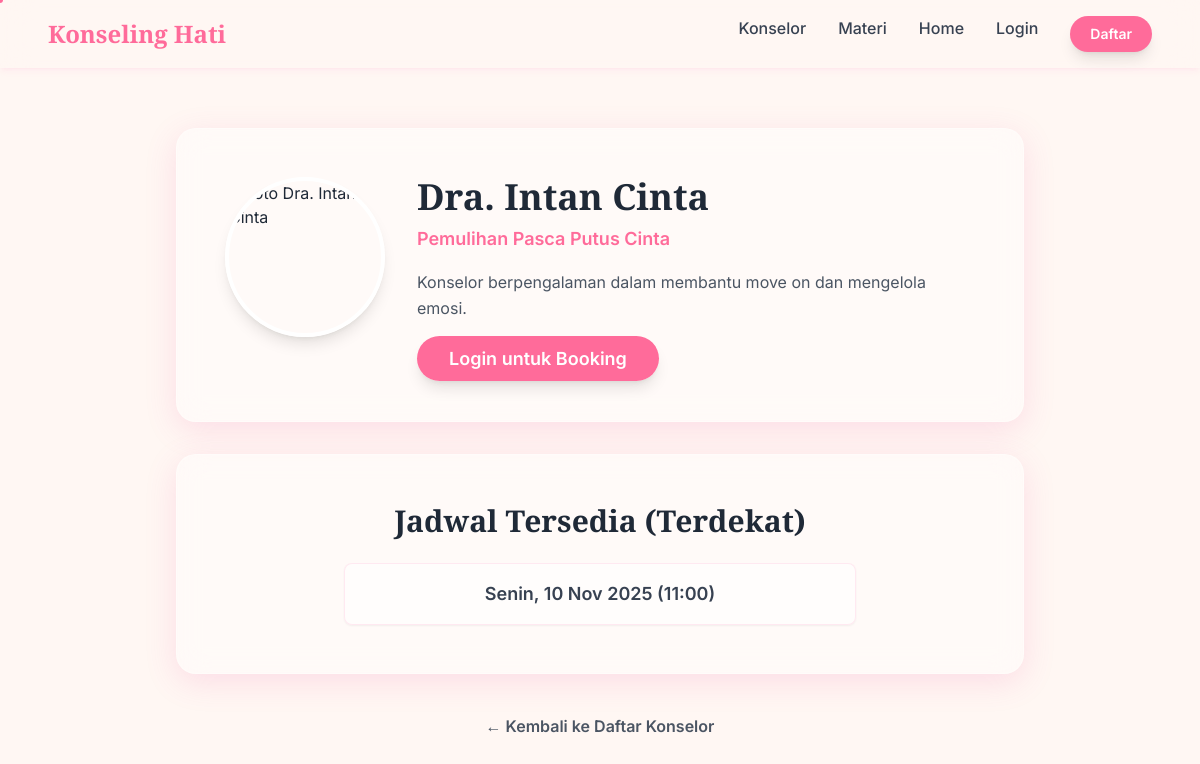
Page /counselor_profile.php?id=1 on the committed database.
### tables this page shows
CREATE TABLE konselor (
  id_konselor INT AUTO_INCREMENT PRIMARY KEY,
  nama_lengkap VARCHAR(150) NOT NULL,
  email VARCHAR(150) NOT NULL UNIQUE,
  password VARCHAR(255) NOT NULL,
  spesialisasi VARCHAR(150),
  biografi_singkat TEXT,
  foto_profil VARCHAR(255),
  status ENUM('Menunggu Verifikasi','Aktif','Non-Aktif') DEFAULT 'Menunggu Verifikasi',
  created_at DATETIME DEFAULT CURRENT_TIMESTAMP
);

CREATE TABLE jadwal_tersedia (
  id_jadwal INT AUTO_INCREMENT PRIMARY KEY,
  id_konselor INT NOT NULL,
  waktu_mulai DATETIME NOT NULL,
  waktu_selesai DATETIME NOT NULL,
  status_ketersediaan ENUM('Tersedia','Dipesan') DEFAULT 'Tersedia',
  FOREIGN KEY (id_konselor) REFERENCES konselor(id_konselor) ON DELETE CASCADE
);

### public/counselor_profile.php (the view, shortened to what this page needs)
<?php
$base_path_for_links = './';
include_once '../config/db_config.php';
include_once '../templates/header.php';
$konselor_id = isset($_GET['id']) ? intval($_GET['id']) : 0;
$sql_konselor = "SELECT * FROM konselor WHERE id_konselor = ? AND status = 'Aktif'";
$stmt_konselor = $conn->prepare($sql_konselor);
$stmt_konselor->bind_param("i", $konselor_id);
$stmt_konselor->execute();
$result_konselor = $stmt_konselor->get_result();
$konselor = $result_konselor->fetch_assoc();
$sql_jadwal = "SELECT * FROM jadwal_tersedia
               WHERE id_konselor = ? AND status_ketersediaan = 'Tersedia' AND waktu_mulai > NOW()
               ORDER BY waktu_mulai ASC
               LIMIT 10";
$stmt_jadwal = $conn->prepare($sql_jadwal);
$stmt_jadwal->bind_param("i", $konselor_id);
$stmt_jadwal->execute();
$result_jadwal = $stmt_jadwal->get_result();
if (!function_exists('format_jadwal_indo')) {
    function format_jadwal_indo($datetime_str) {
        try {
             $waktu = new DateTime($datetime_str);
             if (class_exists('IntlDateFormatter')) {
                 $fmt = new IntlDateFormatter(
                     'id_ID', IntlDateFormatter::NONE, IntlDateFormatter::NONE,
                     'Asia/Jakarta', IntlDateFormatter::GREGORIAN,
                     'eeee, dd MMM yyyy (HH:mm)'
                 );
                 return $fmt->format($waktu);
             } else {
                 return $waktu->format('D, d M Y (H:i)');
             }
        } catch (Exception $e) {
            return 'Invalid date';
        }
    }
}
?>
<section id="counselor-profile" class="py-24 pt-32 bg-pastel-cream min-h-screen">
    <div class="container mx-auto max-w-4xl px-6">
        <div class="card-glass p-8 md:p-12 shadow-soft-pink scroll-reveal mb-8">
            <div class="flex flex-col md:flex-row items-center md:items-start gap-8">
                <div class="flex-shrink-0">
                    <img src="<?php echo $base_path_for_links; ?><?php echo !empty($konselor['foto_profil']) ? htmlspecialchars($konselor['foto_profil']) : 'assets/images/default_avatar.png'; ?>"
                         alt="Foto <?php echo htmlspecialchars($konselor['nama_lengkap']); ?>"
                         onerror="this.onerror=null; this.src='<?php echo $base_path_for_links; ?>assets/images/default_avatar.png';"
                         class="w-40 h-40 rounded-full object-cover border-4 border-white shadow-lg">
                </div>
                <div class="flex-grow text-center md:text-left">
                    <h1 class="font-playfair text-4xl font-bold text-gray-800 mb-2 text-gradient-love">
                        <?php echo htmlspecialchars($konselor['nama_lengkap']); ?>
                    </h1>
                    <p class="font-semibold text-rose-accent text-lg mb-4">
                        <?php echo htmlspecialchars($konselor['spesialisasi'] ?? 'Spesialisasi belum ditentukan'); ?>
                    </p>
                    <p class="text-gray-600 leading-relaxed mb-6">
                        <?php echo nl2br(htmlspecialchars($konselor['biografi_singkat'] ?? 'Biografi belum tersedia.')); ?>
                    </p>
                    <?php
                    $user_type = $_SESSION['user_type'] ?? null;
                    if ($user_type == 'klien'):
                    ?>
                        <a href="<?php echo $base_path_for_links; ?>booking/booking_form.php?id_konselor=<?php echo $konselor['id_konselor']; ?>"
                           class="btn-glow bg-rose-accent text-white font-semibold py-3 px-8 rounded-full text-lg shadow-lg transition-transform duration-300 hover:scale-105">
                            Booking Sesi Sekarang
                        </a>
                    <?php elseif ($user_type == null):  ?>
                        <a href="<?php echo $base_path_for_links; ?>login.php?redirect=<?php echo urlencode('counselor_profile.php?id='.$konselor['id_konselor']); ?>"
                           class="btn-glow bg-rose-accent text-white font-semibold py-3 px-8 rounded-full text-lg shadow-lg transition-transform duration-300 hover:scale-105">
                            Login untuk Booking
                        </a>
                    <?php else:  ?>
                        <p class="text-gray-500 italic">(Anda tidak dapat booking sebagai <?php echo htmlspecialchars($user_type); ?>)</p>
                    <?php endif; ?>
                </div>
            </div>
        </div>
        <div class="card-glass p-8 md:p-12 shadow-soft-pink scroll-reveal">
            <h2 class="font-playfair text-3xl font-bold text-gray-800 mb-6 text-center">
                Jadwal Tersedia (Terdekat)
            </h2>
            <?php if ($result_jadwal && $result_jadwal->num_rows > 0): ?>
                <ul class="space-y-4 max-w-lg mx-auto">
                    <?php while($jadwal = $result_jadwal->fetch_assoc()): ?>
                        <li class="bg-white/60 p-4 rounded-lg shadow-sm border border-blush-pink/50 text-center">
                            <span class="font-semibold text-gray-700 text-lg">
                                <?php echo format_jadwal_indo($jadwal['waktu_mulai']); ?>
                            </span>
                        </li>
                    <?php endwhile; ?>
                </ul>
            <?php else: ?>
                <p class="text-center text-gray-600 text-lg">
                    Saat ini konselor belum memiliki jadwal yang tersedia.
                </p>
            <?php endif; ?>
        </div>
         <p class="text-center text-gray-600 mt-10">
            <a href="<?php echo $base_path_for_links; ?>counselors.php" class="hover:text-rose-accent hover:underline font-semibold">
                &larr; Kembali ke Daftar Konselor
            </a>
        </p>
    </div>
</section>
<?php
include_once '../templates/footer.php';
?>

### assets/css/style.css (style rules this page uses)
body { font-family: 'inter', sans-serif; background-color: #FFF7F3; overflow-x: hidden; }
body.animate-bg { animation: ambient-background 25s infinite ease-in-out; }
.btn-glow { animation: button-glow 3s infinite ease-in-out; }
.scroll-reveal { opacity: 0; transform: translateY(30px); transition: opacity 0.8s ease-out, transform 0.8s ease-out; }
.scroll-reveal.visible { opacity: 1; transform: translateY(0); }
.card-glass { background: rgba(255, 255, 255, 0.4); backdrop-filter: blur(15px); -webkit-backdrop-filter: blur(15px); border: 1px solid rgba(255, 255, 255, 0.3); border-radius: 1.25rem; box-shadow: 0 8px 32px 0 rgba(236, 72, 153, 0.15); transition: all 0.3s ease-in-out; }

### rows in the picture
konselor: nama_lengkap "Dra. Intan Cinta", spesialisasi "Pemulihan Pasca Putus Cinta", biografi_singkat "Konselor berpengalaman dalam membantu move on dan mengelola emosi."
jadwal_tersedia: waktu_mulai "Senin, 10 Nov 2025 (11:00)"
